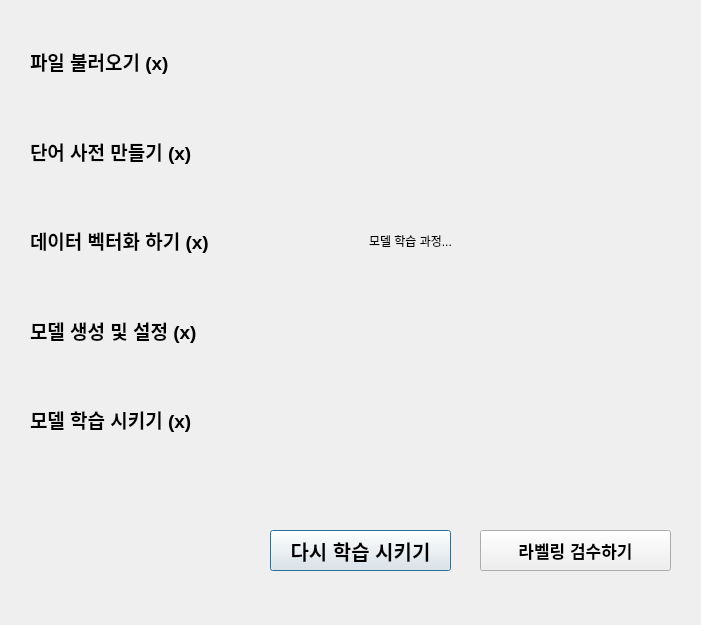
<?xml version="1.0" encoding="UTF-8"?>
<ui version="4.0">
 <class>Dialog</class>
 <widget class="QDialog" name="Dialog">
  <property name="geometry">
   <rect>
    <x>0</x>
    <y>0</y>
    <width>701</width>
    <height>625</height>
   </rect>
  </property>
  <property name="windowTitle">
   <string>Dialog</string>
  </property>
  <widget class="QWidget" name="verticalLayoutWidget">
   <property name="geometry">
    <rect>
     <x>30</x>
     <y>20</y>
     <width>321</width>
     <height>441</height>
    </rect>
   </property>
   <layout class="QVBoxLayout" name="train_status_layout">
    <item>
     <widget class="QLabel" name="status_load_file_label">
      <property name="font">
       <font>
        <family>Arial</family>
        <pointsize>14</pointsize>
        <weight>75</weight>
        <bold>true</bold>
       </font>
      </property>
      <property name="text">
       <string>파일 불러오기 (x)</string>
      </property>
     </widget>
    </item>
    <item>
     <widget class="QLabel" name="status_make_vocab_label">
      <property name="font">
       <font>
        <family>Arial</family>
        <pointsize>14</pointsize>
        <weight>75</weight>
        <bold>true</bold>
       </font>
      </property>
      <property name="text">
       <string>단어 사전 만들기 (x)</string>
      </property>
     </widget>
    </item>
    <item>
     <widget class="QLabel" name="status_vectorize_label">
      <property name="font">
       <font>
        <family>Arial</family>
        <pointsize>14</pointsize>
        <weight>75</weight>
        <bold>true</bold>
       </font>
      </property>
      <property name="text">
       <string>데이터 벡터화 하기 (x)</string>
      </property>
     </widget>
    </item>
    <item>
     <widget class="QLabel" name="status_make_model_label">
      <property name="font">
       <font>
        <family>Arial</family>
        <pointsize>14</pointsize>
        <weight>75</weight>
        <bold>true</bold>
       </font>
      </property>
      <property name="text">
       <string>모델 생성 및 설정 (x)</string>
      </property>
     </widget>
    </item>
    <item>
     <widget class="QLabel" name="status_train_label">
      <property name="font">
       <font>
        <family>Arial</family>
        <pointsize>14</pointsize>
        <weight>75</weight>
        <bold>true</bold>
       </font>
      </property>
      <property name="text">
       <string>모델 학습 시키기 (x)</string>
      </property>
     </widget>
    </item>
   </layout>
  </widget>
  <widget class="QWidget" name="verticalLayoutWidget_2">
   <property name="geometry">
    <rect>
     <x>369</x>
     <y>20</y>
     <width>291</width>
     <height>441</height>
    </rect>
   </property>
   <layout class="QVBoxLayout" name="process_train_layout">
    <item>
     <widget class="QLabel" name="process_train_label">
      <property name="text">
       <string>모델 학습 과정...</string>
      </property>
     </widget>
    </item>
   </layout>
  </widget>
  <widget class="QPushButton" name="re_train_button">
   <property name="geometry">
    <rect>
     <x>270</x>
     <y>530</y>
     <width>181</width>
     <height>41</height>
    </rect>
   </property>
   <property name="font">
    <font>
     <pointsize>15</pointsize>
     <weight>75</weight>
     <bold>true</bold>
    </font>
   </property>
   <property name="text">
    <string>다시 학습 시키기</string>
   </property>
  </widget>
  <widget class="QPushButton" name="go_to_inspect_button">
   <property name="geometry">
    <rect>
     <x>480</x>
     <y>530</y>
     <width>191</width>
     <height>41</height>
    </rect>
   </property>
   <property name="font">
    <font>
     <pointsize>13</pointsize>
     <weight>75</weight>
     <bold>true</bold>
    </font>
   </property>
   <property name="text">
    <string>라벨링 검수하기</string>
   </property>
  </widget>
 </widget>
 <resources/>
 <connections/>
</ui>
